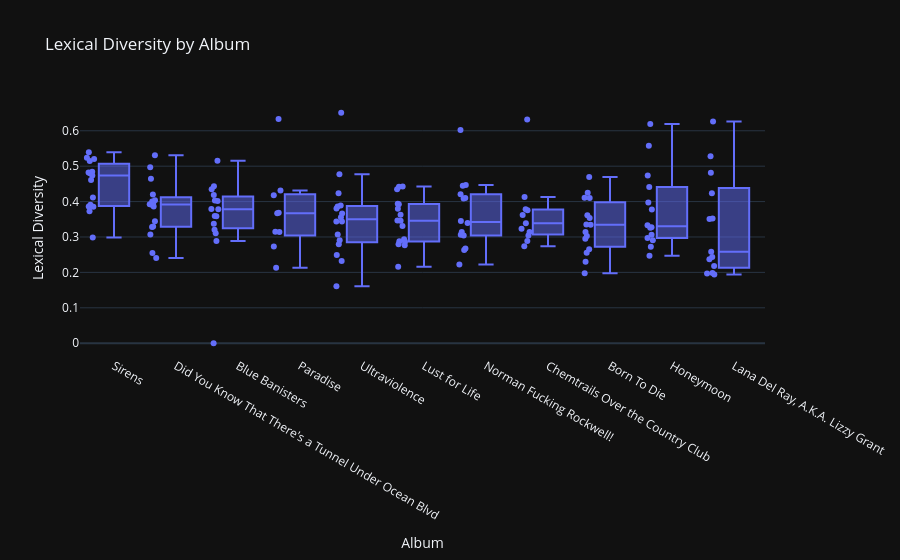

Notebook code for this chart:
### Code cell
fig = px.box(
    df,
    x="album",
    y="lexical_diversity",
    points="all",
    labels={
        "album": "Album",
        "lexical_diversity": "Lexical Diversity"
    },
    title="Lexical Diversity by Album"
)

fig.update_xaxes(categoryorder="median descending")

fig.show()

### Figure 1 — Plotly figure (JSON) as saved in the notebook; plotly's stock layout.template omitted (floating-point values rounded to 4 significant figures; data arrays with more than 128 entries replaced by an {"elided": "..."} marker saying what was removed)
{"data": [{"alignmentgroup": "True", "boxpoints": "all", "hovertemplate": "Album=%{x}<br>Lexical Diversity=%{y}<extra></extra>", "legendgroup": "", "marker": {"color": "#636efa"}, "name": "", "notched": false, "offsetgroup": "", "orientation": "v", "showlegend": false, "x": {"elided": "154 str values"}, "x0": " ", "xaxis": "x", "y": {"elided": "154 float values"}, "y0": " ", "yaxis": "y", "type": "box"}], "layout": {"xaxis": {"anchor": "y", "domain": [0.0, 1.0], "title": {"text": "Album"}, "categoryorder": "median descending"}, "yaxis": {"anchor": "x", "domain": [0.0, 1.0], "title": {"text": "Lexical Diversity"}}, "legend": {"tracegroupgap": 0}, "title": {"text": "Lexical Diversity by Album"}, "boxmode": "group"}}
